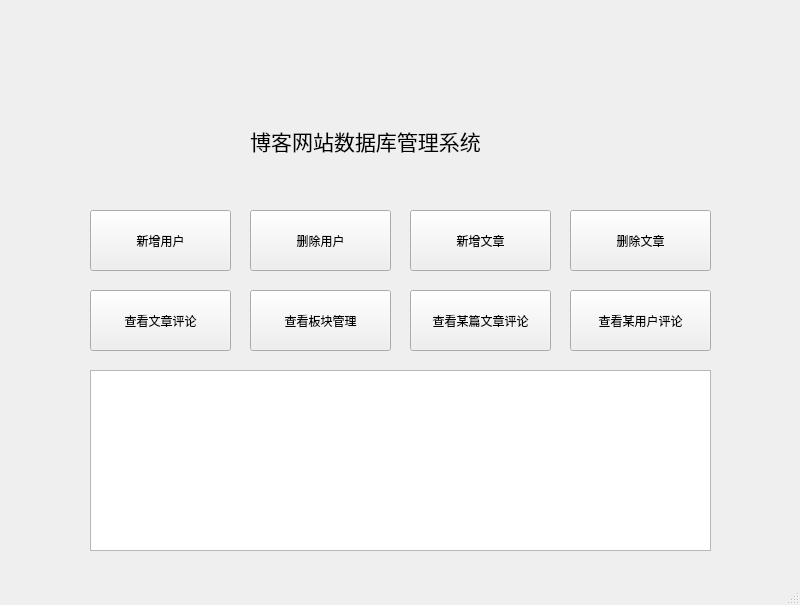
<?xml version="1.0" encoding="UTF-8"?>
<ui version="4.0">
 <class>MainWindow</class>
 <widget class="QMainWindow" name="MainWindow">
  <property name="geometry">
   <rect>
    <x>0</x>
    <y>0</y>
    <width>800</width>
    <height>605</height>
   </rect>
  </property>
  <property name="windowTitle">
   <string>MainWindow</string>
  </property>
  <widget class="QWidget" name="centralwidget">
   <widget class="QPushButton" name="pushButton">
    <property name="geometry">
     <rect>
      <x>90</x>
      <y>210</y>
      <width>141</width>
      <height>61</height>
     </rect>
    </property>
    <property name="text">
     <string>新增用户</string>
    </property>
   </widget>
   <widget class="QLabel" name="label">
    <property name="geometry">
     <rect>
      <x>190</x>
      <y>90</y>
      <width>351</width>
      <height>101</height>
     </rect>
    </property>
    <property name="font">
     <font>
      <pointsize>16</pointsize>
     </font>
    </property>
    <property name="text">
     <string>博客网站数据库管理系统</string>
    </property>
    <property name="alignment">
     <set>Qt::AlignCenter</set>
    </property>
   </widget>
   <widget class="QPushButton" name="pushButton_2">
    <property name="geometry">
     <rect>
      <x>250</x>
      <y>210</y>
      <width>141</width>
      <height>61</height>
     </rect>
    </property>
    <property name="text">
     <string>删除用户</string>
    </property>
   </widget>
   <widget class="QPushButton" name="pushButton_4">
    <property name="geometry">
     <rect>
      <x>570</x>
      <y>210</y>
      <width>141</width>
      <height>61</height>
     </rect>
    </property>
    <property name="text">
     <string>删除文章</string>
    </property>
   </widget>
   <widget class="QPushButton" name="pushButton_3">
    <property name="geometry">
     <rect>
      <x>410</x>
      <y>210</y>
      <width>141</width>
      <height>61</height>
     </rect>
    </property>
    <property name="text">
     <string>新增文章</string>
    </property>
   </widget>
   <widget class="QPushButton" name="pushButton_5">
    <property name="geometry">
     <rect>
      <x>90</x>
      <y>290</y>
      <width>141</width>
      <height>61</height>
     </rect>
    </property>
    <property name="text">
     <string>查看文章评论</string>
    </property>
   </widget>
   <widget class="QPushButton" name="pushButton_6">
    <property name="geometry">
     <rect>
      <x>250</x>
      <y>290</y>
      <width>141</width>
      <height>61</height>
     </rect>
    </property>
    <property name="text">
     <string>查看板块管理</string>
    </property>
   </widget>
   <widget class="QPushButton" name="pushButton_8">
    <property name="geometry">
     <rect>
      <x>570</x>
      <y>290</y>
      <width>141</width>
      <height>61</height>
     </rect>
    </property>
    <property name="text">
     <string>查看某用户评论</string>
    </property>
   </widget>
   <widget class="QPushButton" name="pushButton_7">
    <property name="geometry">
     <rect>
      <x>410</x>
      <y>290</y>
      <width>141</width>
      <height>61</height>
     </rect>
    </property>
    <property name="text">
     <string>查看某篇文章评论</string>
    </property>
   </widget>
   <widget class="QTextBrowser" name="textBrowser">
    <property name="geometry">
     <rect>
      <x>90</x>
      <y>370</y>
      <width>621</width>
      <height>181</height>
     </rect>
    </property>
   </widget>
  </widget>
  <widget class="QMenuBar" name="menubar">
   <property name="geometry">
    <rect>
     <x>0</x>
     <y>0</y>
     <width>800</width>
     <height>26</height>
    </rect>
   </property>
  </widget>
  <widget class="QStatusBar" name="statusbar"/>
 </widget>
 <resources/>
 <connections/>
</ui>
